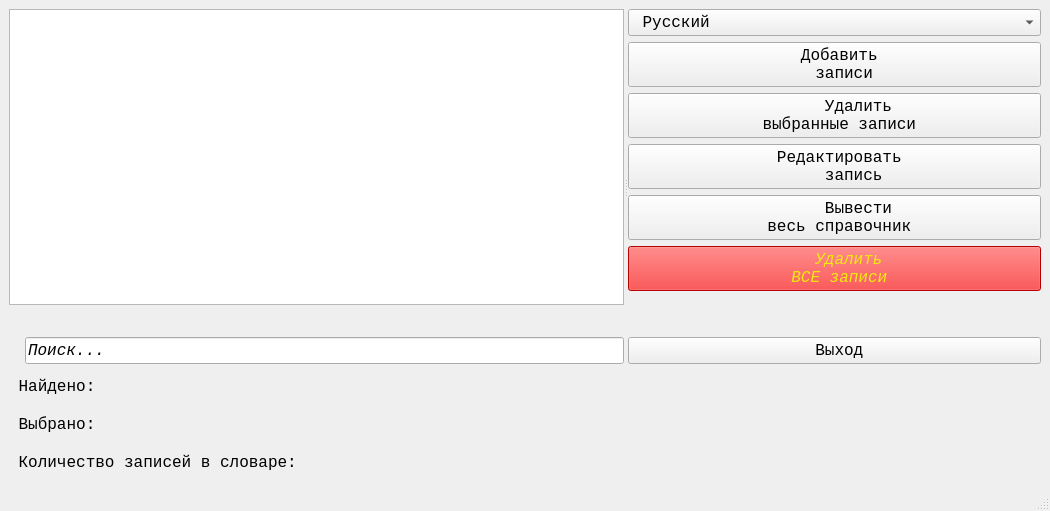
<?xml version="1.0" encoding="UTF-8"?>
<ui version="4.0">
 <class>fMain</class>
 <widget class="QMainWindow" name="fMain">
  <property name="geometry">
   <rect>
    <x>0</x>
    <y>0</y>
    <width>1050</width>
    <height>511</height>
   </rect>
  </property>
  <property name="font">
   <font>
    <family>Lucida Console</family>
    <pointsize>12</pointsize>
    <weight>50</weight>
    <bold>false</bold>
   </font>
  </property>
  <property name="windowTitle">
   <string>Телефонный справочник</string>
  </property>
  <property name="windowIcon">
   <iconset resource="res.qrc">
    <normaloff>:/iconsOther/Icons/appIcon.ico</normaloff>:/iconsOther/Icons/appIcon.ico</iconset>
  </property>
  <widget class="QWidget" name="centralwidget">
   <property name="font">
    <font>
     <weight>50</weight>
     <bold>false</bold>
    </font>
   </property>
   <layout class="QVBoxLayout" name="verticalLayout_3">
    <item>
     <widget class="QSplitter" name="splitter">
      <property name="font">
       <font>
        <family>Lucida Console</family>
        <weight>50</weight>
        <bold>false</bold>
       </font>
      </property>
      <property name="orientation">
       <enum>Qt::Horizontal</enum>
      </property>
      <widget class="QWidget" name="layoutWidget">
       <property name="font">
        <font>
         <family>Lucida Console</family>
         <weight>50</weight>
         <bold>false</bold>
        </font>
       </property>
       <layout class="QVBoxLayout" name="verticalLayout_2">
        <item>
         <widget class="QListWidget" name="lwdgOutput">
          <property name="sizePolicy">
           <sizepolicy hsizetype="Preferred" vsizetype="Expanding">
            <horstretch>0</horstretch>
            <verstretch>0</verstretch>
           </sizepolicy>
          </property>
          <property name="minimumSize">
           <size>
            <width>0</width>
            <height>0</height>
           </size>
          </property>
          <property name="baseSize">
           <size>
            <width>0</width>
            <height>0</height>
           </size>
          </property>
          <property name="font">
           <font>
            <family>Lucida Console</family>
            <pointsize>12</pointsize>
            <weight>50</weight>
            <bold>false</bold>
           </font>
          </property>
          <property name="cursor" stdset="0">
           <cursorShape>PointingHandCursor</cursorShape>
          </property>
          <property name="mouseTracking">
           <bool>false</bool>
          </property>
          <property name="focusPolicy">
           <enum>Qt::StrongFocus</enum>
          </property>
          <property name="styleSheet">
           <string notr="true"/>
          </property>
          <property name="alternatingRowColors">
           <bool>true</bool>
          </property>
          <property name="selectionMode">
           <enum>QAbstractItemView::ExtendedSelection</enum>
          </property>
          <property name="horizontalScrollMode">
           <enum>QAbstractItemView::ScrollPerItem</enum>
          </property>
          <property name="movement">
           <enum>QListView::Static</enum>
          </property>
          <property name="selectionRectVisible">
           <bool>true</bool>
          </property>
         </widget>
        </item>
        <item>
         <layout class="QHBoxLayout" name="horizontalLayout_2">
          <item>
           <spacer name="horizontalSpacer">
            <property name="font">
             <font>
              <family>Lucida Console</family>
              <weight>50</weight>
              <bold>false</bold>
             </font>
            </property>
            <property name="orientation">
             <enum>Qt::Horizontal</enum>
            </property>
            <property name="sizeHint" stdset="0">
             <size>
              <width>40</width>
              <height>20</height>
             </size>
            </property>
           </spacer>
          </item>
          <item>
           <widget class="QLabel" name="lblZoomIn">
            <property name="maximumSize">
             <size>
              <width>21</width>
              <height>21</height>
             </size>
            </property>
            <property name="font">
             <font>
              <family>Lucida Console</family>
              <weight>50</weight>
              <bold>false</bold>
             </font>
            </property>
            <property name="cursor">
             <cursorShape>PointingHandCursor</cursorShape>
            </property>
            <property name="toolTip">
             <string>&lt;html&gt;&lt;head/&gt;&lt;body&gt;&lt;p&gt;&lt;span style=&quot; font-size:12pt;&quot;&gt;Увеличить&lt;/span&gt;&lt;/p&gt;&lt;/body&gt;&lt;/html&gt;</string>
            </property>
            <property name="text">
             <string/>
            </property>
            <property name="pixmap">
             <pixmap resource="res.qrc">:/iconsC9d/Icons/C9d/zoom_in.png</pixmap>
            </property>
            <property name="scaledContents">
             <bool>true</bool>
            </property>
            <property name="wordWrap">
             <bool>false</bool>
            </property>
           </widget>
          </item>
          <item>
           <spacer name="horizontalSpacer_2">
            <property name="font">
             <font>
              <family>Lucida Console</family>
             </font>
            </property>
            <property name="orientation">
             <enum>Qt::Horizontal</enum>
            </property>
            <property name="sizeType">
             <enum>QSizePolicy::Minimum</enum>
            </property>
            <property name="sizeHint" stdset="0">
             <size>
              <width>10</width>
              <height>20</height>
             </size>
            </property>
           </spacer>
          </item>
          <item>
           <widget class="QLabel" name="lblZoomOut">
            <property name="maximumSize">
             <size>
              <width>21</width>
              <height>21</height>
             </size>
            </property>
            <property name="font">
             <font>
              <family>Lucida Console</family>
              <weight>50</weight>
              <bold>false</bold>
             </font>
            </property>
            <property name="cursor">
             <cursorShape>PointingHandCursor</cursorShape>
            </property>
            <property name="toolTip">
             <string>&lt;html&gt;&lt;head/&gt;&lt;body&gt;&lt;p&gt;&lt;span style=&quot; font-size:12pt;&quot;&gt;Уменьшить&lt;/span&gt;&lt;/p&gt;&lt;/body&gt;&lt;/html&gt;</string>
            </property>
            <property name="text">
             <string/>
            </property>
            <property name="pixmap">
             <pixmap resource="res.qrc">:/iconsC9d/Icons/C9d/zoom_out.png</pixmap>
            </property>
            <property name="scaledContents">
             <bool>true</bool>
            </property>
            <property name="wordWrap">
             <bool>false</bool>
            </property>
           </widget>
          </item>
         </layout>
        </item>
        <item>
         <layout class="QHBoxLayout" name="horizontalLayout">
          <item>
           <widget class="QLabel" name="lblSearch">
            <property name="maximumSize">
             <size>
              <width>21</width>
              <height>21</height>
             </size>
            </property>
            <property name="font">
             <font>
              <family>Lucida Console</family>
              <pointsize>12</pointsize>
              <weight>50</weight>
              <bold>false</bold>
             </font>
            </property>
            <property name="text">
             <string/>
            </property>
            <property name="pixmap">
             <pixmap resource="res.qrc">:/iconsBasic/Icons/BasicSet/search_64.png</pixmap>
            </property>
            <property name="scaledContents">
             <bool>true</bool>
            </property>
           </widget>
          </item>
          <item>
           <widget class="QLineEdit" name="ledSearch">
            <property name="font">
             <font>
              <family>Lucida Console</family>
              <pointsize>12</pointsize>
              <weight>50</weight>
              <italic>true</italic>
              <bold>false</bold>
             </font>
            </property>
            <property name="cursor">
             <cursorShape>PointingHandCursor</cursorShape>
            </property>
            <property name="text">
             <string>Поиск...</string>
            </property>
            <property name="alignment">
             <set>Qt::AlignLeading|Qt::AlignLeft|Qt::AlignVCenter</set>
            </property>
           </widget>
          </item>
         </layout>
        </item>
       </layout>
      </widget>
      <widget class="QWidget" name="layoutWidget">
       <property name="font">
        <font>
         <family>Lucida Console</family>
         <weight>50</weight>
         <bold>false</bold>
        </font>
       </property>
       <layout class="QVBoxLayout" name="verticalLayout">
        <item>
         <widget class="QComboBox" name="cbxLanguage">
          <property name="sizePolicy">
           <sizepolicy hsizetype="Preferred" vsizetype="Fixed">
            <horstretch>0</horstretch>
            <verstretch>0</verstretch>
           </sizepolicy>
          </property>
          <property name="baseSize">
           <size>
            <width>150</width>
            <height>0</height>
           </size>
          </property>
          <property name="font">
           <font>
            <family>Lucida Console</family>
            <pointsize>12</pointsize>
            <weight>50</weight>
            <italic>false</italic>
            <bold>false</bold>
           </font>
          </property>
          <property name="cursor">
           <cursorShape>PointingHandCursor</cursorShape>
          </property>
          <property name="layoutDirection">
           <enum>Qt::LeftToRight</enum>
          </property>
          <property name="currentIndex">
           <number>0</number>
          </property>
          <property name="iconSize">
           <size>
            <width>24</width>
            <height>24</height>
           </size>
          </property>
          <item>
           <property name="text">
            <string> Русский</string>
           </property>
           <property name="icon">
            <iconset resource="res.qrc">
             <normaloff>:/iconsFlags/Icons/Flags/ru_round.png</normaloff>:/iconsFlags/Icons/Flags/ru_round.png</iconset>
           </property>
          </item>
          <item>
           <property name="text">
            <string> English</string>
           </property>
           <property name="icon">
            <iconset resource="res.qrc">
             <normaloff>:/iconsFlags/Icons/Flags/us_round.png</normaloff>:/iconsFlags/Icons/Flags/us_round.png</iconset>
           </property>
          </item>
         </widget>
        </item>
        <item>
         <widget class="QPushButton" name="btnAddRecords">
          <property name="sizePolicy">
           <sizepolicy hsizetype="Preferred" vsizetype="Fixed">
            <horstretch>0</horstretch>
            <verstretch>0</verstretch>
           </sizepolicy>
          </property>
          <property name="baseSize">
           <size>
            <width>150</width>
            <height>0</height>
           </size>
          </property>
          <property name="font">
           <font>
            <family>Lucida Console</family>
            <pointsize>12</pointsize>
            <weight>50</weight>
            <italic>false</italic>
            <bold>false</bold>
           </font>
          </property>
          <property name="cursor">
           <cursorShape>PointingHandCursor</cursorShape>
          </property>
          <property name="text">
           <string> Добавить
  записи</string>
          </property>
          <property name="icon">
           <iconset resource="res.qrc">
            <normaloff>:/iconsC9d/Icons/C9d/group_add.png</normaloff>:/iconsC9d/Icons/C9d/group_add.png</iconset>
          </property>
          <property name="iconSize">
           <size>
            <width>32</width>
            <height>32</height>
           </size>
          </property>
         </widget>
        </item>
        <item>
         <widget class="QPushButton" name="btnDelSelectedRecords">
          <property name="sizePolicy">
           <sizepolicy hsizetype="Preferred" vsizetype="Fixed">
            <horstretch>0</horstretch>
            <verstretch>0</verstretch>
           </sizepolicy>
          </property>
          <property name="baseSize">
           <size>
            <width>150</width>
            <height>0</height>
           </size>
          </property>
          <property name="font">
           <font>
            <family>Lucida Console</family>
            <pointsize>12</pointsize>
            <weight>50</weight>
            <italic>false</italic>
            <bold>false</bold>
           </font>
          </property>
          <property name="cursor">
           <cursorShape>PointingHandCursor</cursorShape>
          </property>
          <property name="text">
           <string>     Удалить
 выбранные записи</string>
          </property>
          <property name="icon">
           <iconset resource="res.qrc">
            <normaloff>:/iconsC9d/Icons/C9d/group_delete.png</normaloff>:/iconsC9d/Icons/C9d/group_delete.png</iconset>
          </property>
          <property name="iconSize">
           <size>
            <width>32</width>
            <height>32</height>
           </size>
          </property>
         </widget>
        </item>
        <item>
         <widget class="QPushButton" name="btnEditRecord">
          <property name="sizePolicy">
           <sizepolicy hsizetype="Preferred" vsizetype="Fixed">
            <horstretch>0</horstretch>
            <verstretch>0</verstretch>
           </sizepolicy>
          </property>
          <property name="baseSize">
           <size>
            <width>150</width>
            <height>0</height>
           </size>
          </property>
          <property name="font">
           <font>
            <family>Lucida Console</family>
            <pointsize>12</pointsize>
            <weight>50</weight>
            <italic>false</italic>
            <bold>false</bold>
           </font>
          </property>
          <property name="cursor">
           <cursorShape>PointingHandCursor</cursorShape>
          </property>
          <property name="text">
           <string> Редактировать
    запись</string>
          </property>
          <property name="icon">
           <iconset resource="res.qrc">
            <normaloff>:/iconsOneBit/Icons/OneBit/onebit_20.png</normaloff>:/iconsOneBit/Icons/OneBit/onebit_20.png</iconset>
          </property>
          <property name="iconSize">
           <size>
            <width>32</width>
            <height>32</height>
           </size>
          </property>
         </widget>
        </item>
        <item>
         <widget class="QPushButton" name="btnShowAllRecords">
          <property name="sizePolicy">
           <sizepolicy hsizetype="Preferred" vsizetype="Fixed">
            <horstretch>0</horstretch>
            <verstretch>0</verstretch>
           </sizepolicy>
          </property>
          <property name="baseSize">
           <size>
            <width>150</width>
            <height>0</height>
           </size>
          </property>
          <property name="font">
           <font>
            <family>Lucida Console</family>
            <pointsize>12</pointsize>
            <weight>50</weight>
            <italic>false</italic>
            <bold>false</bold>
           </font>
          </property>
          <property name="cursor">
           <cursorShape>PointingHandCursor</cursorShape>
          </property>
          <property name="text">
           <string>     Вывести
 весь справочник</string>
          </property>
          <property name="icon">
           <iconset resource="res.qrc">
            <normaloff>:/iconsC9d/Icons/C9d/group.png</normaloff>:/iconsC9d/Icons/C9d/group.png</iconset>
          </property>
          <property name="iconSize">
           <size>
            <width>32</width>
            <height>32</height>
           </size>
          </property>
         </widget>
        </item>
        <item>
         <widget class="QPushButton" name="btnCleanAll">
          <property name="sizePolicy">
           <sizepolicy hsizetype="Preferred" vsizetype="Fixed">
            <horstretch>0</horstretch>
            <verstretch>0</verstretch>
           </sizepolicy>
          </property>
          <property name="baseSize">
           <size>
            <width>150</width>
            <height>0</height>
           </size>
          </property>
          <property name="palette">
           <palette>
            <active>
             <colorrole role="WindowText">
              <brush brushstyle="SolidPattern">
               <color alpha="255">
                <red>242</red>
                <green>234</green>
                <blue>14</blue>
               </color>
              </brush>
             </colorrole>
             <colorrole role="Button">
              <brush brushstyle="SolidPattern">
               <color alpha="255">
                <red>255</red>
                <green>0</green>
                <blue>0</blue>
               </color>
              </brush>
             </colorrole>
             <colorrole role="Text">
              <brush brushstyle="SolidPattern">
               <color alpha="255">
                <red>242</red>
                <green>234</green>
                <blue>14</blue>
               </color>
              </brush>
             </colorrole>
             <colorrole role="ButtonText">
              <brush brushstyle="SolidPattern">
               <color alpha="255">
                <red>242</red>
                <green>234</green>
                <blue>14</blue>
               </color>
              </brush>
             </colorrole>
             <colorrole role="Base">
              <brush brushstyle="SolidPattern">
               <color alpha="255">
                <red>255</red>
                <green>0</green>
                <blue>0</blue>
               </color>
              </brush>
             </colorrole>
             <colorrole role="Window">
              <brush brushstyle="SolidPattern">
               <color alpha="255">
                <red>255</red>
                <green>0</green>
                <blue>0</blue>
               </color>
              </brush>
             </colorrole>
            </active>
            <inactive>
             <colorrole role="WindowText">
              <brush brushstyle="SolidPattern">
               <color alpha="255">
                <red>242</red>
                <green>234</green>
                <blue>14</blue>
               </color>
              </brush>
             </colorrole>
             <colorrole role="Button">
              <brush brushstyle="SolidPattern">
               <color alpha="255">
                <red>255</red>
                <green>0</green>
                <blue>0</blue>
               </color>
              </brush>
             </colorrole>
             <colorrole role="Text">
              <brush brushstyle="SolidPattern">
               <color alpha="255">
                <red>242</red>
                <green>234</green>
                <blue>14</blue>
               </color>
              </brush>
             </colorrole>
             <colorrole role="ButtonText">
              <brush brushstyle="SolidPattern">
               <color alpha="255">
                <red>242</red>
                <green>234</green>
                <blue>14</blue>
               </color>
              </brush>
             </colorrole>
             <colorrole role="Base">
              <brush brushstyle="SolidPattern">
               <color alpha="255">
                <red>255</red>
                <green>0</green>
                <blue>0</blue>
               </color>
              </brush>
             </colorrole>
             <colorrole role="Window">
              <brush brushstyle="SolidPattern">
               <color alpha="255">
                <red>255</red>
                <green>0</green>
                <blue>0</blue>
               </color>
              </brush>
             </colorrole>
            </inactive>
            <disabled>
             <colorrole role="WindowText">
              <brush brushstyle="SolidPattern">
               <color alpha="255">
                <red>242</red>
                <green>234</green>
                <blue>14</blue>
               </color>
              </brush>
             </colorrole>
             <colorrole role="Button">
              <brush brushstyle="SolidPattern">
               <color alpha="255">
                <red>255</red>
                <green>0</green>
                <blue>0</blue>
               </color>
              </brush>
             </colorrole>
             <colorrole role="Text">
              <brush brushstyle="SolidPattern">
               <color alpha="255">
                <red>242</red>
                <green>234</green>
                <blue>14</blue>
               </color>
              </brush>
             </colorrole>
             <colorrole role="ButtonText">
              <brush brushstyle="SolidPattern">
               <color alpha="255">
                <red>242</red>
                <green>234</green>
                <blue>14</blue>
               </color>
              </brush>
             </colorrole>
             <colorrole role="Base">
              <brush brushstyle="SolidPattern">
               <color alpha="255">
                <red>255</red>
                <green>0</green>
                <blue>0</blue>
               </color>
              </brush>
             </colorrole>
             <colorrole role="Window">
              <brush brushstyle="SolidPattern">
               <color alpha="255">
                <red>255</red>
                <green>0</green>
                <blue>0</blue>
               </color>
              </brush>
             </colorrole>
            </disabled>
           </palette>
          </property>
          <property name="font">
           <font>
            <family>Lucida Console</family>
            <pointsize>12</pointsize>
            <weight>50</weight>
            <italic>true</italic>
            <bold>false</bold>
           </font>
          </property>
          <property name="cursor">
           <cursorShape>PointingHandCursor</cursorShape>
          </property>
          <property name="styleSheet">
           <string notr="true">background-color: rgb(255, 0, 0);
color: rgb(242, 234, 14);</string>
          </property>
          <property name="text">
           <string>   Удалить
 ВСЕ записи</string>
          </property>
          <property name="icon">
           <iconset resource="res.qrc">
            <normaloff>:/iconsOneBit/Icons/OneBit/onebit_49.png</normaloff>:/iconsOneBit/Icons/OneBit/onebit_49.png</iconset>
          </property>
          <property name="iconSize">
           <size>
            <width>32</width>
            <height>32</height>
           </size>
          </property>
         </widget>
        </item>
        <item>
         <spacer name="verticalSpacer">
          <property name="font">
           <font>
            <family>Lucida Console</family>
            <pointsize>12</pointsize>
            <weight>50</weight>
            <italic>false</italic>
            <bold>false</bold>
           </font>
          </property>
          <property name="orientation">
           <enum>Qt::Vertical</enum>
          </property>
          <property name="sizeHint" stdset="0">
           <size>
            <width>20</width>
            <height>40</height>
           </size>
          </property>
         </spacer>
        </item>
        <item>
         <widget class="QPushButton" name="btnExit">
          <property name="sizePolicy">
           <sizepolicy hsizetype="Preferred" vsizetype="Fixed">
            <horstretch>0</horstretch>
            <verstretch>0</verstretch>
           </sizepolicy>
          </property>
          <property name="baseSize">
           <size>
            <width>150</width>
            <height>0</height>
           </size>
          </property>
          <property name="font">
           <font>
            <family>Lucida Console</family>
            <pointsize>12</pointsize>
            <weight>50</weight>
            <italic>false</italic>
            <bold>false</bold>
           </font>
          </property>
          <property name="cursor">
           <cursorShape>PointingHandCursor</cursorShape>
          </property>
          <property name="text">
           <string> Выход</string>
          </property>
          <property name="icon">
           <iconset resource="res.qrc">
            <normaloff>:/iconsOneBit/Icons/OneBit/onebit_33.png</normaloff>:/iconsOneBit/Icons/OneBit/onebit_33.png</iconset>
          </property>
          <property name="iconSize">
           <size>
            <width>32</width>
            <height>32</height>
           </size>
          </property>
         </widget>
        </item>
       </layout>
      </widget>
     </widget>
    </item>
    <item>
     <widget class="QLabel" name="lblFoundRecords">
      <property name="font">
       <font>
        <family>Lucida Console</family>
        <pointsize>12</pointsize>
        <weight>50</weight>
        <bold>false</bold>
       </font>
      </property>
      <property name="text">
       <string> Найдено: </string>
      </property>
     </widget>
    </item>
    <item>
     <widget class="QLabel" name="lblSelectedRecords">
      <property name="font">
       <font>
        <family>Lucida Console</family>
        <pointsize>12</pointsize>
        <weight>50</weight>
        <bold>false</bold>
       </font>
      </property>
      <property name="text">
       <string> Выбрано: </string>
      </property>
     </widget>
    </item>
    <item>
     <widget class="QLabel" name="lblTotalRecords">
      <property name="font">
       <font>
        <family>Lucida Console</family>
        <pointsize>12</pointsize>
        <weight>50</weight>
        <bold>false</bold>
       </font>
      </property>
      <property name="text">
       <string> Количество записей в словаре: </string>
      </property>
     </widget>
    </item>
   </layout>
   <zorder>splitter</zorder>
   <zorder>lblSelectedRecords</zorder>
   <zorder>lblFoundRecords</zorder>
   <zorder>lblTotalRecords</zorder>
  </widget>
  <widget class="QStatusBar" name="statusbar"/>
 </widget>
 <resources>
  <include location="res.qrc"/>
 </resources>
 <connections/>
</ui>
